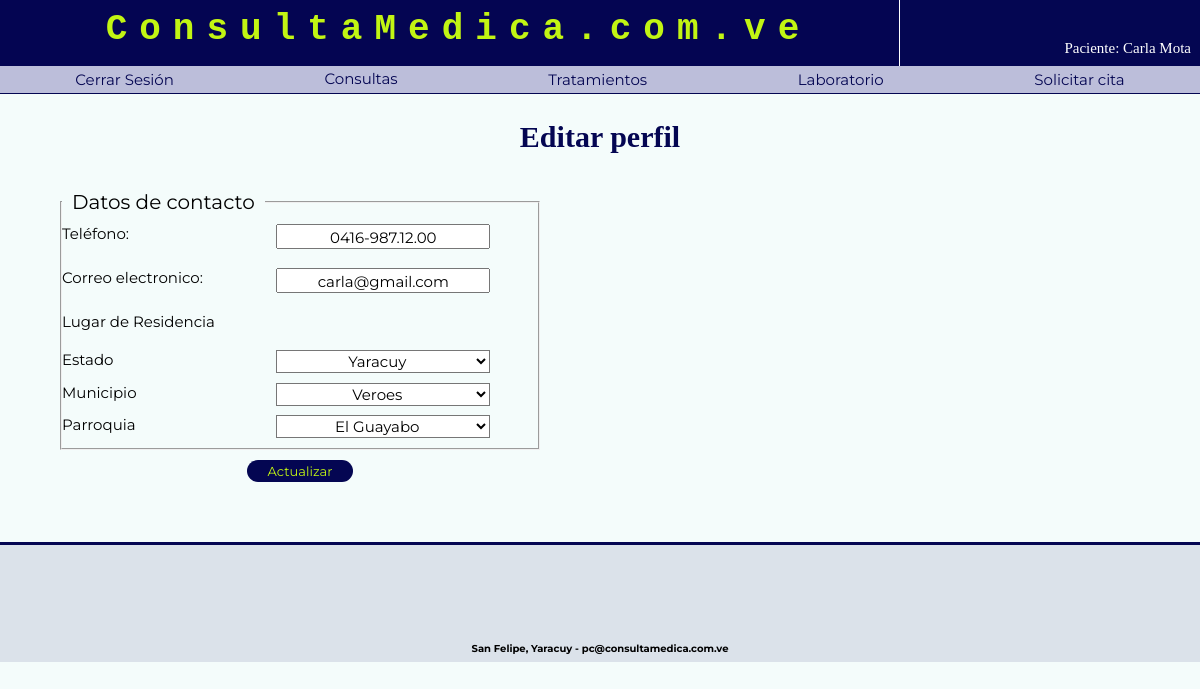
Page /registro/mostrarPerfilPaciente.php (signed in) on the committed database.
### tables this page shows
CREATE TABLE `pacientes_registrados` (
  `ID_PR` int(11) NOT NULL,
  `nombre_pacient` varchar(15) NOT NULL,
  `apellido_pacient` varchar(15) NOT NULL,
  `cedula_pacient` varchar(8) NOT NULL,
  `edad_pacient` varchar(3) NOT NULL,
  `sexo_pacient` varchar(15) NOT NULL,
  `correo_pacient` varchar(25) NOT NULL,
  `hijos` int(2) NOT NULL,
  `nacionalidad_pacient` varchar(15) NOT NULL,
  `estadoCivil_pacient` varchar(15) NOT NULL,
  `fechaNacimiento_pacient` date NOT NULL DEFAULT '0000-00-00',
  `grupoSanguineo_pacient` varchar(15) NOT NULL,
  `telefono_pacient` varchar(15) NOT NULL,
  `estado_Residencia` varchar(15) NOT NULL,
  `municipio_Residencia` varchar(15) NOT NULL,
  `parroquia_Residencia` varchar(15) NOT NULL,
  `estado_Nacimiento` varchar(15) NOT NULL,
  `municipio_Nacimiento` varchar(15) NOT NULL,
  `parroquia_Nacimiento` varchar(15) NOT NULL,
  `direccion_Actual` varchar(250) NOT NULL,
  `emergencia_pacient` varchar(250) NOT NULL,
  `gradoInstruccion` varchar(20) NOT NULL,
  `ocupacion` varchar(20) NOT NULL,
  `religion` varchar(20) NOT NULL,
  `fecha_registro` datetime NOT NULL DEFAULT CURRENT_TIMESTAMP ON UPDATE CURRENT_TIMESTAMP
);

### registro/mostrarPerfilPaciente.php (the view, shortened to what this page needs)
<?php
        $sesion= $_SESSION["UsuarioPaciente"];
        include("../conexion/Conexion_BD.php");
    if(!isset($_POST["botonActualizar"])){
        $Consulta="SELECT * FROM pacientes_registrados WHERE ID_PR='$sesion' ";
        $Recordset=mysqli_query($conexion,$Consulta);
        $MiPaciente= mysqli_fetch_array($Recordset);
        ?>
        <!DOCTYPE html>
        <html lang="es">
            <head>
        		<link rel="stylesheet" type="text/css" href="../css/EstilosCitasMedicas.css"/>
                <link rel="stylesheet" type="text/css" media="(max-width: 800px)" href="../css/MediaQuery_CitasMedicas.css"/>
            </head>
            <body>
                <header class="fixed_1">
                    <?php
                        include("../vista/headerPaciente.php")
                    ?>
                </header>
                <div class="Principal" onclick="ocultarMenu()">
                    <h3 class="encabezadoSesion_1">Editar perfil</h3>
                    <div id="Afili">
                        <form action="<?php echo htmlspecialchars($_SERVER['PHP_SELF']);?>" method="POST">
                            <fieldset id="Afiliacion_4">
                                <legend>Datos de contacto</legend>
                                <label class="etiqueta_23">Teléfono:</label>
                                <input type="text" name="telefono" id="Telefono" value="<?php echo $MiPaciente['telefono_pacient'];?>"/>
                                <br><br>
                                <label class="etiqueta_23">Correo electronico:</label>
                                <input type="text" name="correo" id="Correo" value="<?php echo $MiPaciente['correo_pacient'];?>"/>
                                <br><br>
                                <label class="etiqueta_23" style="width: 45%;">Lugar de Residencia</label>
                                <br><br>
                                <label class="etiqueta_23">Estado</label>
                                <select class="etiqueta_24" name="estadoResidencia" id="Estado_Res" onchange="SeleccionarMunicipio(this.form)">
                                    <option><?php echo $MiPaciente['estado_Residencia'];?></option>
                                </select>
                                <br>
                                <label class="etiqueta_23">Municipio</label>
                                <select  class="etiqueta_24" name="municipioResidencia" id="Municipio_Res" onchange="SeleccionarParroquia(this.form)">
                                    <option><?php echo $MiPaciente['municipio_Residencia'];?></option>
                                </select>
                                <br>
                                <label class="etiqueta_23">Parroquia</label>
                                <select  class="etiqueta_24" name="parroquiaResidencia" id="Parroquia_Res">
                                    <option><?php echo $MiPaciente['parroquia_Residencia'];?></option>
                                </select>
                            </fieldset>
                            <input type="submit" value="Actualizar"  id="BotonActualizar" name="botonActualizar">
                        </form>
                    </div>
                </div>
                <footer>
                    <?php
                        include("../vista/footer.php");
                    ?>
                </footer>
            </body>
        </html>
        <?php
    }
?>

### header/headerPaciente.php (shortened to what this page needs)
<div id="header_01">
    <h1 class="header_02">ConsultaMedica.com.ve</h1>
</div>
<div id="header_03">
    <?php
        $consulta_1="SELECT nombre_pacient, apellido_pacient, cedula_pacient FROM pacientes_registrados WHERE ID_PR= '$sesion' ";
        $Recorset_1=mysqli_query($conexion,$consulta_1);
        $Paciente_Datos= mysqli_fetch_array($Recorset_1);
    ?>
    <input class="usuarioDoctor" readonly="readonly" type="text" name="nombrePaciente" value="<?php echo "Paciente: " . $Paciente_Datos['nombre_pacient'] . ' ' . $Paciente_Datos['apellido_pacient'] ;?>">
</div>
<nav class="menuResponsive" id="MenuResponsive">
    <ul>
        <li><a href="../planBasico/CerrarSesion.php">Cerrar Sesión</a></li>
        <li><a href="pacienteRegistrado.php">Consultas</a></li>
        <li><a href="pacienteTratamientos.php" >Tratamientos</a></li>
        <li><a href="pacient_medicam.php">Laboratorio</a></li>
        <li><a href="directorio_2.php">Solicitar cita</a></li>
    </ul>
</nav>

### css/EstilosCitasMedicas.css (style rules this page uses)
header, section, body, footer, aside, nav, article, figure { display: block; margin: 0; padding: 0; }
* { color: ; margin: 0px; padding: 0px; font-family: 'Montserrat', sans-serif; font-size: 15px; box-sizing: border-box; }
a { text-decoration: none; font-family: ; color: #040652; }
body { background-color: #F4FCFB; height:100% ; width: 100%; }
footer { background:rgba(4, 6, 82, 0.1); text-align:center; height: 15%; font-size:10px; font-weight: bold; color:black; position: relative; border-top-color: #040652; border-top-style: solid; border-top-width: 3px; clear: right; }
header { background-color:; z-index: 5; }
html { width: 100%; height: 100%; margin: 0; }
h1 { background-color: rgba(4, 6, 82, 0.1); font-family:'courier'; font-size:5vw; text-align:center; color:#040652; padding-top: 1.1%; height: 8vw; letter-spacing:1vw; cursor: pointer; }
h3 { background-color:; font-family: "verdana"; font-size:30px; color:#040652; text-align: center; margin-top: 0%; margin-bottom: 4%; }
input { background-color: ; width: 45%; text-align:center; padding-top: 2px; }
input[type=submit] { border-radius: 15px; border:0px; padding:2px 2px; background:#040652; color:rgba(194, 245, 19,1); cursor: pointer; width:95px; height: 22px; font-size:13px; margin-top: 30px; }
li { text-align:justify; line-height:20px; }
legend { font-size: 20px; padding: 0px 10px; margin-bottom: 10px; }
select { background-color: ; width: 44%; }
ul { list-style-position:outside; }
#Afili { background-color: ; margin-left: 5%; margin-bottom: 5%; width: 40%; }
#BotonActualizar { background-color: ; display: block; margin:10px auto; width: 22%; color:rgba(194, 245, 19,1) ; }
#header_01 { background-color:#040652 ; width: 75%; height: 66px; float: left; border-right-color: white; border-right-style: solid; border-right-width: 1px; z-index: 0; }
.header_02 { background-color:; color: rgba(194, 245, 19,1); cursor: default; font-size: 3vw; height: 100%; padding: 1% 0%; text-align: center; padding-left: 2% }
#header_03 { background-color: ; float: right; width: 25% }
.encabezadoSesion_1 { background-color: ; margin-top: 10%; margin-bottom: 3%; }
.etiqueta_23 { background-color:; float: left; position: relative; margin-bottom: 2%; width: 45%; }
.etiqueta_24 { background-color:white; width: 45%; margin-bottom: 2%; text-align-last: center; }
.fixed_1 { background-color:#F4FCFB; position:fixed; top: 0%; width: 100%; padding-bottom: 1%; margin-bottom: 5%; }
.usuarioDoctor { display: inline-block; font-size: 15px; height: 12px; text-align:right; background-color: #F4FCFB; border-style: none; font-family:verdana; width: 600px; color:white; float:right; margin-right: 5%; }
.menuResponsive ul { background-color: #BCBEDA; border-bottom-color: #040652; border-bottom-style: solid; border-bottom-width: 1px; width: 100%; margin:auto; list-style: none; display: flex; }
.menuResponsive li { flex-grow: 1; }
.menuResponsive li a { background-color: ; display: block; width: 60%; margin: auto; font-size: 15px; text-align: center; padding:1.5% 0%; }
.usuarioDoctor { width: 100%; padding-right: 3%; padding-top: 10%; text-align: right; margin-right: 0%; background-color: #040652; color: white; height: 66px; }

### rows in the picture
pacientes_registrados: nombrePaciente "Paciente: Carla Mota", telefono "0416-987.12.00", correo "carla@gmail.com", estadoResidencia "Yaracuy", municipioResidencia "Veroes", parroquiaResidencia "El Guayabo"
